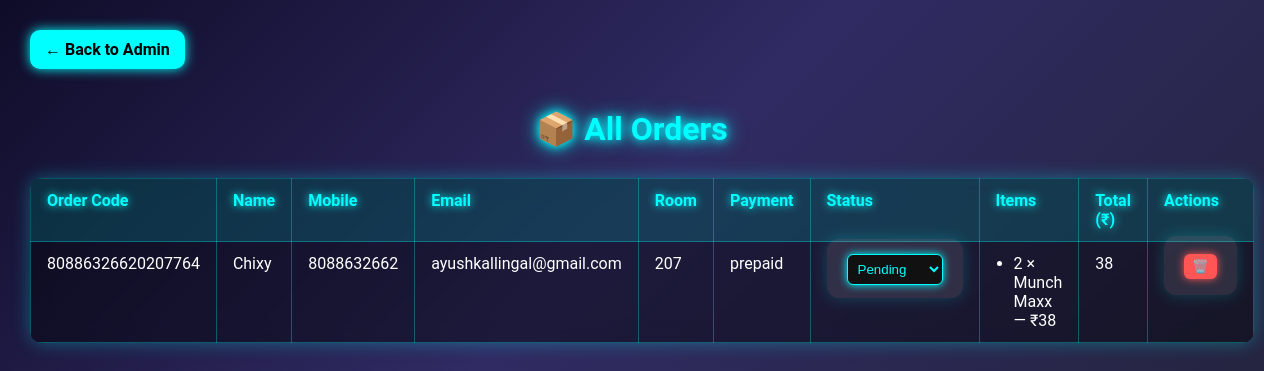
Screenshot of /orders (signed in) with the database file from the repository.
### tables this page shows
CREATE TABLE orders (
    id INTEGER PRIMARY KEY AUTOINCREMENT,
    order_code TEXT,
    name TEXT NOT NULL,
    room TEXT NOT NULL,
    mobile TEXT,
    payment TEXT NOT NULL,
    status TEXT DEFAULT 'Order Pending',
    order_time TEXT
);

CREATE TABLE customers (
    id INTEGER PRIMARY KEY AUTOINCREMENT,
    name TEXT NOT NULL,
    mobile TEXT UNIQUE NOT NULL,
    email TEXT NOT NULL,
    password TEXT NOT NULL
);

CREATE TABLE order_items (
    id INTEGER PRIMARY KEY AUTOINCREMENT,
    order_id INTEGER,
    product_id INTEGER,
    quantity INTEGER,
    price INTEGER,
    FOREIGN KEY(order_id) REFERENCES orders(id),
    FOREIGN KEY(product_id) REFERENCES products(id)
);

CREATE TABLE products (
    id INTEGER PRIMARY KEY AUTOINCREMENT,
    name TEXT NOT NULL,
    category TEXT,
    offer_price INTEGER NOT NULL,
    mrp INTEGER,
    quantity INTEGER,
    description TEXT,
    image TEXT
);

### app.py (the view)
@app.route("/orders")
def view_orders():
    if not session.get("admin_logged_in"):
        return redirect(url_for("admin_login"))
    conn = get_db_connection()
    orders_data = conn.execute("SELECT * FROM orders ORDER BY order_time DESC").fetchall()
    all_orders = []
    for order in orders_data:
        customer = conn.execute("SELECT * FROM customers WHERE mobile = ?", (order["mobile"],)).fetchone()
        items = conn.execute(
            "SELECT oi.quantity, oi.price, p.name FROM order_items oi JOIN products p ON oi.product_id = p.id WHERE order_id = ?",
            (order["id"],)
        ).fetchall()
        total = sum(item["quantity"] * item["price"] for item in items)
        all_orders.append({
            "id": order["id"],
            "order_code": order["order_code"],
            "name": order["name"],
            "mobile": order["mobile"],
            "email": customer["email"] if customer else "N/A",
            "room": order["room"],
            "payment": order["payment"],
            "status": order["status"],
            "items": items,
            "total": total
        })
    conn.close()
    return render_template("order.html", orders=all_orders)

### app.py (called while the page is built)
def get_db_connection():
    base_dir = os.path.abspath(os.path.join(os.path.dirname(__file__), '..'))
    db_path = os.path.join(base_dir, 'database.db')
    conn = sqlite3.connect(db_path)
    conn.row_factory = sqlite3.Row
    return conn

@app.before_request
def require_login_for_cart_ops():
    protected_endpoints = {
        "add_to_cart", "add_bulk_to_cart", "cart",
        "update_cart_quantity", "order"
    }
    if request.endpoint in protected_endpoints:
        if "user" not in session:
            flash("You must be logged in to add items to the cart or place orders.", "error")
            return redirect(url_for("login"))

### templates/order.html (shortened to what this page needs)
<!DOCTYPE html>
<html lang="en">
<head>
  <link rel="stylesheet" href="{{ url_for('static', filename='neon.css') }}">
</head>
<body>
  <a href="{{ url_for('admin_dashboard') }}" class="back-btn">← Back to Admin</a>
  <h1>📦 All Orders</h1>
  <table>
    <thead>
      <tr>
        <th>Order Code</th>
        <th>Name</th>
        <th>Mobile</th>
        <th>Email</th>
        <th>Room</th>
        <th>Payment</th>
        <th>Status</th>
        <th>Items</th>
        <th>Total (₹)</th>
        <th>Actions</th>
      </tr>
    </thead>
    <tbody>
      {% for order in orders %}
      <tr>
        <td>{{ order["order_code"] }}</td>
        <td>{{ order["name"] }}</td>
        <td>{{ order["mobile"] }}</td>
        <td>{{ order["email"] }}</td>
        <td>{{ order["room"] }}</td>
        <td>{{ order["payment"] }}</td>
        <td>
          <form action="{{ url_for('update_order_status') }}" method="POST">
            <select name="status" onchange="this.form.submit()">
              <option value="Pending" {% if order["status"] == "Pending" %}selected{% endif %}>Pending</option>
            </select>
          </form>
        </td>
        <td>
          <ul>
            {% for item in order["items"] %}
            <li>{{ item["quantity"] }} × {{ item["name"] }} — ₹{{ item["quantity"] * (item["price"] if item["price"] else 0) }}</li>
            {% endfor %}
          </ul>
        </td>
        <td>{{ order["total"] }}</td>
        <td>
          <form action="{{ url_for('delete_order', order_id=order['id']) }}" method="POST" onsubmit="return confirm('Are you sure you want to delete this order?');">
            <button class="btn-danger">🗑️</button>
          </form>
        </td>
      </tr>
      {% endfor %}
    </tbody>
  </table>
</body>
</html>

### static/neon.css (style rules this page uses)
body { margin: 0; padding: 0; font-family: 'Segoe UI', Tahoma, Geneva, Verdana, sans-serif; background: linear-gradient(135deg, #0f0c29, #302b63, #24243e); color: #f1f1f1; background-size: 400% 400%; animation: gradientBG 20s ease infinite; }
h1, h2, h3, h4 { text-align: center; color: #00ffff; text-shadow: 0 0 5px #00ffff, 0 0 10px #00ffff; margin-bottom: 20px; }
.container, .box, form, .summary, table { background: rgba(255, 255, 255, 0.1); border-radius: 12px; backdrop-filter: blur(10px); -webkit-backdrop-filter: blur(10px); padding: 20px; box-shadow: 0 0 15px rgba(0, 255, 255, 0.2); }
button, .btn, .admin-btn, a.button { background: #00bfff; color: #fff; border: none; border-radius: 8px; padding: 10px 20px; font-weight: bold; text-decoration: none; display: inline-block; transition: 0.3s; cursor: pointer; box-shadow: 0 0 8px #00bfff, 0 0 12px #00bfff; }
table { width: 100%; border-collapse: collapse; margin-top: 20px; overflow: hidden; color: #fff; }
th, td { padding: 12px; border: 1px solid rgba(255,255,255,0.2); text-align: center; }
th { background: #00bfff; color: #000; text-shadow: none; }
a { color: #00ffff; text-decoration: none; }

### templates/order.html (style rules this page uses)
body { font-family: 'Roboto', sans-serif; background: linear-gradient(135deg, #0f0c29, #302b63, #24243e); color: #fff; padding: 30px; }
h1 { text-align: center; color: #0ff; text-shadow: 0 0 10px #0ff, 0 0 20px #0ff; margin-bottom: 30px; }
.back-btn { display: inline-block; margin-bottom: 20px; padding: 10px 15px; background-color: #0ff; color: #000; text-decoration: none; border-radius: 10px; box-shadow: 0 0 12px #0ff; font-weight: bold; transition: 0.3s ease; }
table { width: 100%; border-collapse: collapse; margin-bottom: 50px; background: rgba(0, 0, 0, 0.4); border-radius: 12px; overflow: hidden; backdrop-filter: blur(10px); box-shadow: 0 0 18px rgba(0,255,255,0.3); }
th, td { border: 1px solid rgba(0,255,255,0.3); padding: 12px 16px; text-align: left; vertical-align: top; }
th { background-color: rgba(0, 255, 255, 0.15); color: #0ff; text-shadow: 0 0 8px #0ff; }
td ul { margin: 0; padding-left: 18px; }
td form { display: inline; }
select { padding: 6px; background-color: #111; color: #0ff; border: 1px solid #0ff; border-radius: 6px; box-shadow: 0 0 8px #0ff; }
.btn-danger { background-color: #f55; border: none; padding: 5px 8px; color: white; cursor: pointer; border-radius: 6px; box-shadow: 0 0 8px #f55; font-weight: bold; }

### rows the page displays
orders: order_code "80886326620207764", name "Chixy", mobile "8088632662", room "207", payment "prepaid", status "Pending"
customers: email "ayushkallingal@gmail.com"
order_items: quantity "2", name "Munch Maxx", item['quantity']*(item['price']ifitem['price']else0) "38"

### other values shown
{{ order["total"] }} "38"
